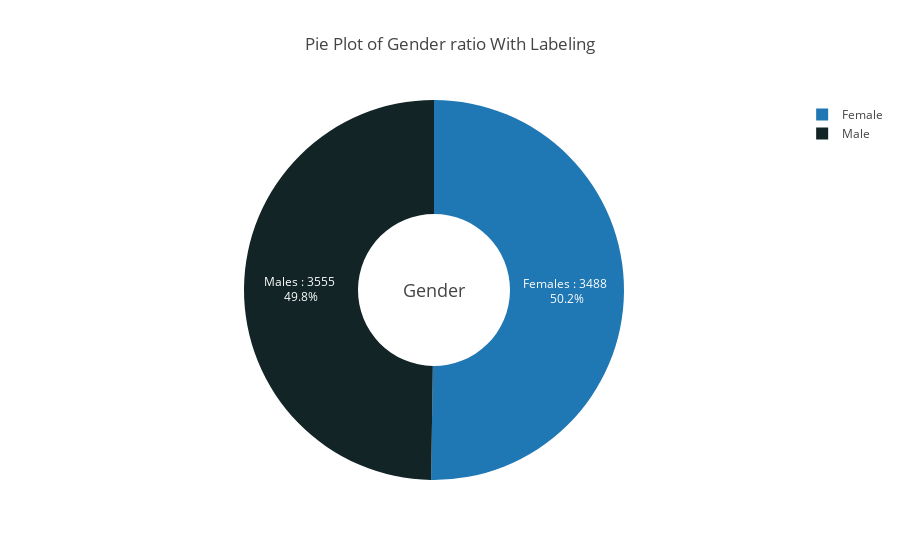

Here is the notebook cell this chart was saved with:
### Markdown cell above
## <a >Pie Plot of Gender ratio With Labeling</a>

### Code cell
LE = len(data[(data['gender'] == 1) ])
MT = len(data[(data['gender'] == 0) ])
MI = [LE , MT ]


STO = f"Males : {LE} "
STC = f"Females : {MT} "


fig = {
  "data": [
    {
      "values": [LB, MJ],
      "labels": [
      "Male" , "Female"    ],
      "text":[STO , STC],
      "textposition":"inside",
      "domain": {"column": 0},
      'marker': {'colors': [ 'rgb(18, 36, 37)']},   
      "hoverinfo":"label+percent",
      "hole": .4,
      "type": "pie"
    }],
  "layout": {
        "title":"Pie Plot of Gender ratio With Labeling",
        "grid": {"rows": 1},
        "annotations": [
            {
                "font": {
                    "size": 18
                },
                "showarrow": False,
                "text": "Gender",
                "x": 0.5,
                "y": 0.5
            }
        ]
    }
}
py.iplot(fig, filename='donut')

### Figure 1 — Plotly figure (JSON) as saved in the notebook; plotly's stock layout.template omitted (floating-point values rounded to 4 significant figures)
{"data": [{"domain": {"column": 0}, "hole": 0.4, "hoverinfo": "label+percent", "labels": ["Male", "Female"], "marker": {"colors": ["rgb(18, 36, 37)"]}, "text": ["Males : 3555 ", "Females : 3488 "], "textposition": "inside", "type": "pie", "uid": "d313bf54-5117-4301-982b-de419da33943", "values": [930, 939]}], "layout": {"annotations": [{"font": {"size": 18}, "showarrow": false, "text": "Gender", "x": 0.5, "y": 0.5}], "grid": {"rows": 1}, "title": {"text": "Pie Plot of Gender ratio With Labeling"}}}
